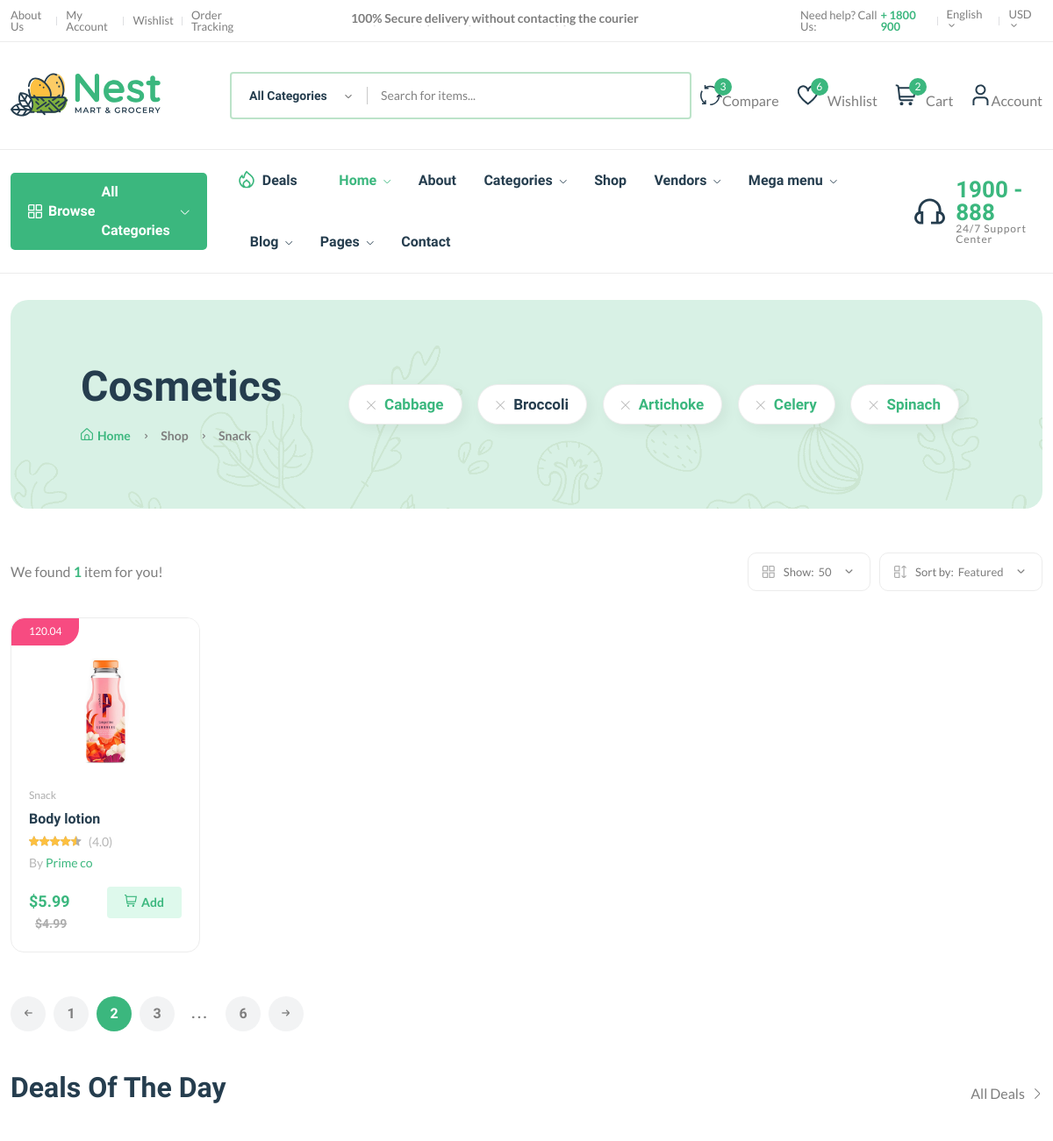
The page /category/cat4af15c51fc/ (upper part) on the database as committed earlier.
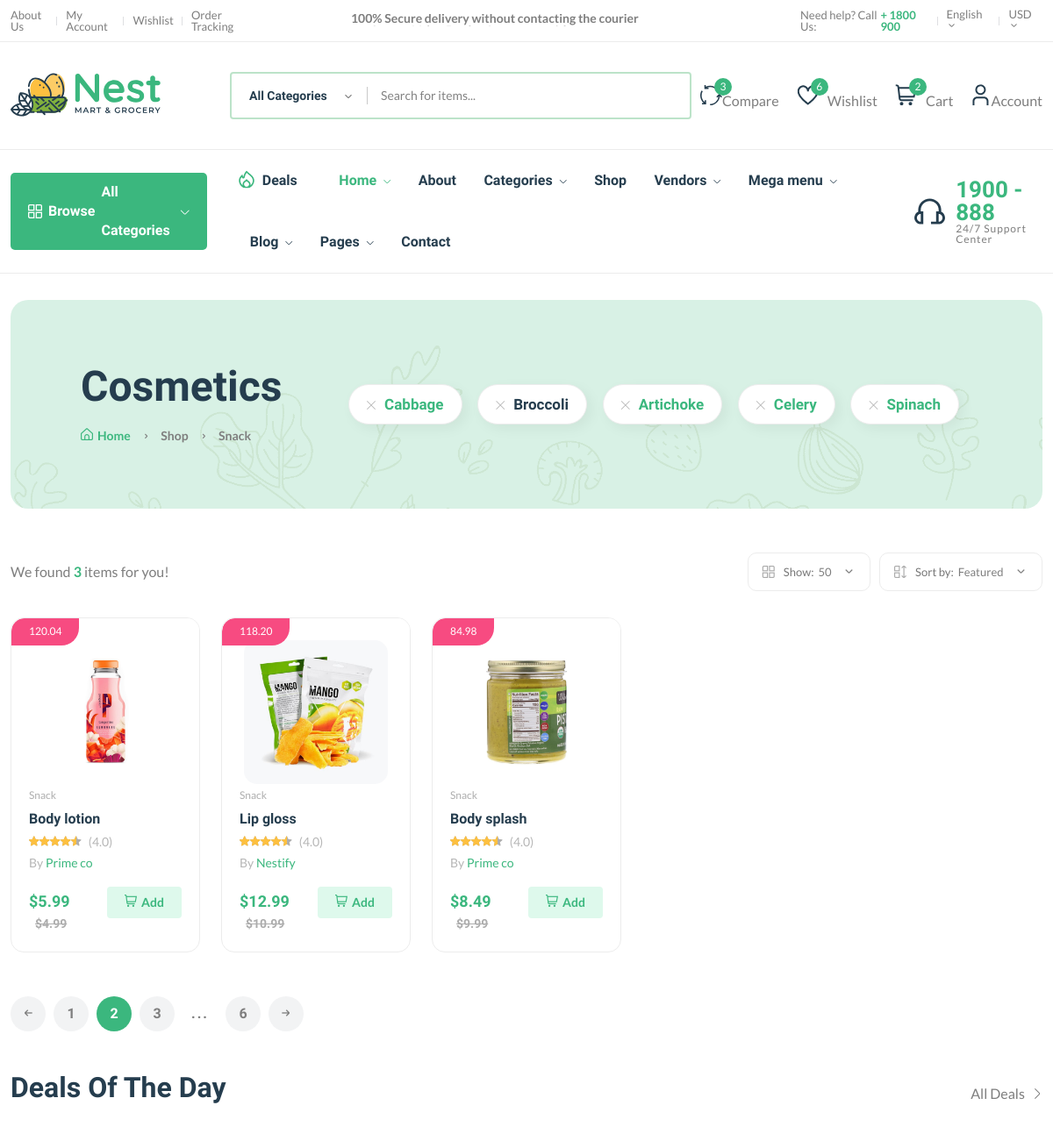
The same page on the database as committed later.
### core/models.py (models this page shows, shortened)
class Product(models.Model):
    pid = ShortUUIDField(unique=True, length = 10, max_length=30, alphabet="abcdefgh12345")
    title = models.CharField(max_length=100, default="Fresh pear")
    image = models.ImageField(upload_to=user_directory_path, default="Product.jpg")
    description = RichTextUploadingField(null=True, blank=True, default="This is the product")
    user = models.ForeignKey(User, on_delete=models.SET_NULL, null=True)
    category = models.ForeignKey(Category, on_delete=models.SET_NULL, null=True, related_name="category")
    vendor = models.ForeignKey(Vendor, on_delete=models.SET_NULL, null=True, related_name="product")
    price = models.DecimalField(max_digits=99999999999999, decimal_places=2, default="1.99")
    old_price = models.DecimalField(max_digits=99999999999999, decimal_places=2, default="2.99")
    specification = models.TextField(null=True, blank=True)
    type = models.CharField(max_length=100, default="Organic", null=True, blank=True)
    stock_count = models.CharField(max_length=100, default="10", null=True, blank=True)
    life = models.CharField(max_length=100, default="100 days", null=True, blank=True)
    mfd = models.DateTimeField(auto_now_add=False, null=True, blank=True)
    tags = TaggableManager(blank=True)
    product_status = models.CharField(choices=STATUS, max_length=10, default="in_review")
    status = models.BooleanField(default=True)
    in_stock = models.BooleanField(default=True)
    featured = models.BooleanField(default=False)
    digital = models.BooleanField(default=False)
    sku = ShortUUIDField(unique=True, length=4, max_length = 10, prefix = "sku" ,alphabet="1234567890")
    date = models.DateTimeField(auto_now_add=True)
    updated = models.DateTimeField(null=True, blank=True)
    class Meta:
        verbose_name_plural = "Products"
    def get_percentage(self):
        new_price = (self.price / self.old_price) * 100
        return new_price

class Vendor(models.Model):
    vid = ShortUUIDField(unique=True, length = 10, max_length=30, prefix="ven", alphabet="abcdefgh12345")
    title = models.CharField(max_length=100, default="Nestify")
    image = models.ImageField(upload_to = user_directory_path, default="Vendor.jpg")
    cover_image = models.ImageField(upload_to = user_directory_path, default="Vendor.jpg")
    description = RichTextUploadingField(null=True, blank=True, default="I am an amazing vendor!")
    address = models.CharField(max_length=100, default="123 Main Street.")
    contact = models.CharField(max_length=100, default="+254 (456) 789")
    chat_resp_time = models.CharField(max_length=100, default="100")
    shipping_on_time = models.CharField(max_length=100, default="100")
    authentic_rating = models.CharField(max_length=100, default="100")
    days_return = models.CharField(max_length=100, default="100")
    warranty_period = models.CharField(max_length=100, default="100")
    user = models.ForeignKey(User, on_delete=models.SET_NULL, null=True)
    date = models.DateTimeField(auto_now_add=True, null=True, blank=True)
    class Meta:
        verbose_name_plural = "Vendors"
    def __str__(self):
        return self.title

### core/views.py (the view)
# urls.py: path("category/<cid>/", category_product_list_view, name='category-product-list'),
def category_product_list_view(request, cid):
    category = Category.objects.get(cid = cid)
    products = Product.objects.filter(product_status="published", category = category)
    context = {
        "category": category,
        "products": products
    }
    return render(request, 'core/category-product-list.html', context)

### core/context_processor.py (called while the page is built)
def default(request):
    categories = Category.objects.all()
    try:
        pass
    except:
        address = None
    return {
        'categories': categories,
    }

### templates/core/category-product-list.html (shortened to what the changed rows need)
{% extends 'partials/base.html' %}
{% load static %}
{% block content %}
    <main class="main">
        <div class="page-header mt-30 mb-50">
            <div class="container">
                <div class="archive-header">
                    <div class="row align-items-center">
                        <div class="col-xl-3">
                            <h1 class="mb-15">{{ category.title}}</h1>
                        </div>
                    </div>
                </div>
            </div>
        </div>
        <div class="container mb-30">
            <div class="row">
                <div class="col-12">
                    <div class="shop-product-fillter">
                        <div class="totall-product">
                            <p>We found <strong class="text-brand">{{products.count}}</strong> item{{ products.count|pluralize}} for you!</p>
                        </div>
                    </div>
                    <div class="row product-grid">
                        {% for p in products %}
                        <div class="col-lg-1-5 col-md-4 col-12 col-sm-6">
                            <div class="product-cart-wrap mb-30">
                                <div class="product-img-action-wrap">
                                    <div class="product-img product-img-zoom">
                                        <a href="{% url 'core:product-detail' p.pid %}">
                                            <img class="default-img" src="{{ p.image.url }}" alt="" />
                                        </a>
                                    </div>
                                    <div class="product-badges product-badges-position product-badges-mrg">
                                        <span class="hot">{{ p.get_percentage|floatformat:2}}</span>
                                    </div>
                                </div>
                                <div class="product-content-wrap">
                                    <div class="product-category">
                                        <a href="shop-grid-right.html">Snack</a>
                                    </div>
                                    <h2><a href="{% url 'core:product-detail' p.pid %}">{{ p.title }}</a>
                                    </h2>
                                    <div class="product-rate-cover">
                                        <div class="product-rate d-inline-block">
                                            <div class="product-rating" style="width: 90%"></div>
                                        </div>
                                        <span class="font-small ml-5 text-muted"> (4.0)</span>
                                    </div>
                                    <div>
                                        <span class="font-small text-muted">By <a
                                                href="vendor-details-1.html">{{ p.vendor }}</a></span>
                                    </div>
                                    <div class="product-card-bottom">
                                        <div class="product-price">
                                            <span>${{ p.price }}</span>
                                            <span class="old-price">${{ p.old_price }}</span>
                                        </div>
                                        <div class="add-cart">
                                            <a class="add" href="shop-cart.html"><i
                                                    class="fi-rs-shopping-cart mr-5"></i>Add </a>
                                        </div>
                                    </div>
                                </div>
                            </div>
                        </div>
                        {% endfor %}
                    </div>
                </div>
            </div>
        </div>
    </main>
    {% endblock content%}

Rows that differ between the two databases and show on the page:
added Product: image (picture), get_percentage "118.20", title "Lip gloss", vendor "Nestify", price "12.99", old_price "10.99"
added Product: image (picture), get_percentage "84.98", title "Body splash", vendor "Prime co", price "8.49", old_price "9.99"
Other text that changed with them:
{{ products.count }}: "1" → "3"
